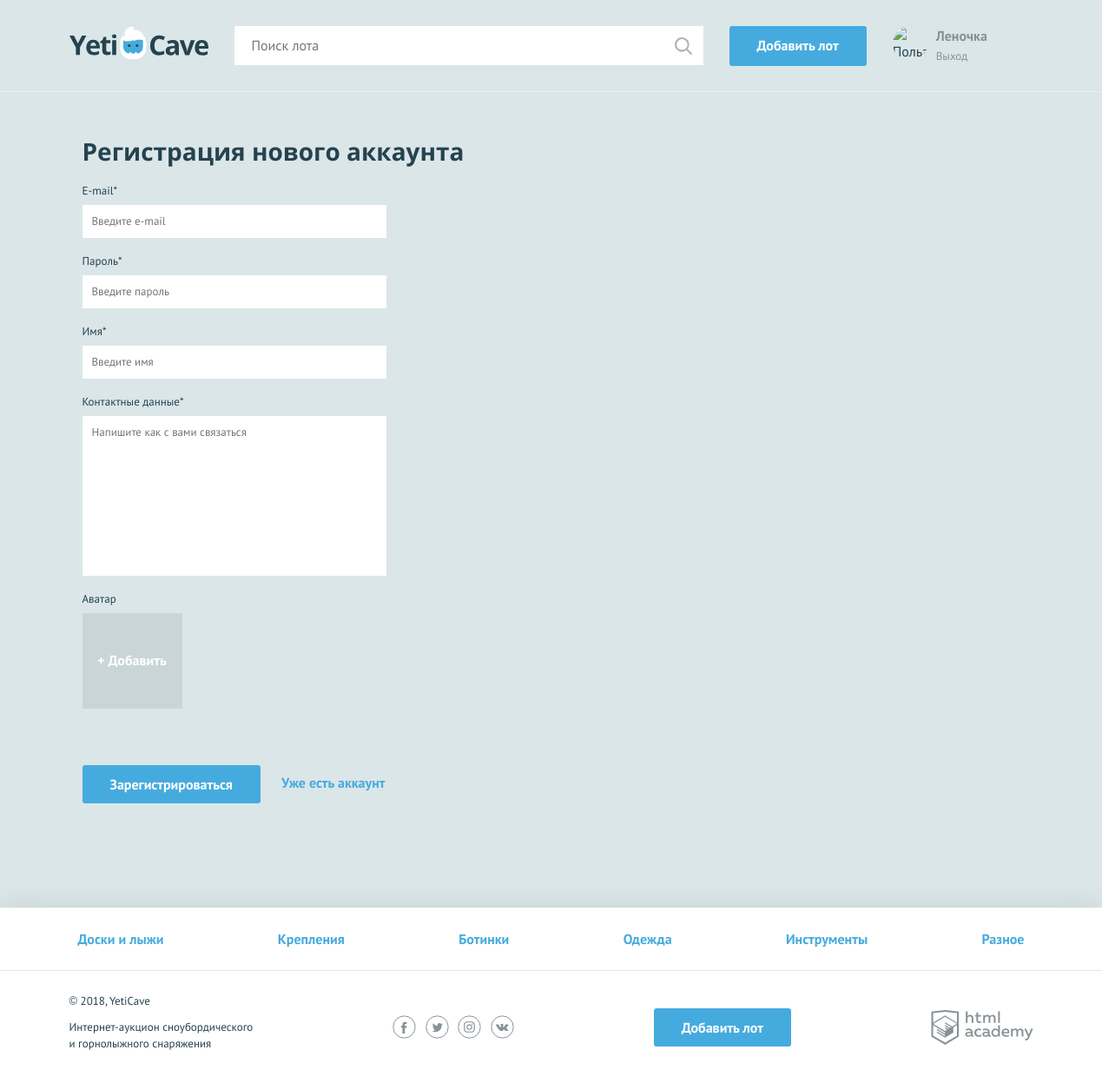
Page /sign-up.php (signed in) on the committed database.
### tables this page shows
CREATE TABLE categories (
  id    INT AUTO_INCREMENT,
  name  CHAR(66),
  alias CHAR(66),
  PRIMARY KEY (id)
);

### functions.php (called while the page is built, shortened)
<?php
function include_template($template, $vars)
{
  require $template;
  return ob_get_clean();
}

### init.php (called while the page is built, shortened)
<?php
require_once "functions.php";
$is_auth = isset($_SESSION["user"]);
$user_name = null;
$user_avatar = null;
if ($is_auth) {
  $user_name = $_SESSION["user"]["name"];
  $user_avatar = $_SESSION["user"]["avatar"];
}
$db = require_once "config/db.php";
$link = mysqli_connect($db["host"], $db["user"], $db["password"], $db["database"]);
mysqli_set_charset($link, "utf8");
$categories = [];
if (!$link) {
  $error = mysqli_connect_error();
  show_error($error, [
    "categories" => $categories,
    "is_auth" => $is_auth,
    "user_name" => $user_name,
    "user_avatar" => $user_avatar
  ]);
} else {
  $sql = "SELECT id, name, alias FROM categories";
  $result = mysqli_query($link, $sql);
  if ($result) {
    $categories = mysqli_fetch_all($result, MYSQLI_ASSOC);
  }
}

### templates/layout.php (the view, shortened to what this page needs)
<!DOCTYPE html>
<html lang="ru">
<head>
  <link href="css/normalize.min.css" rel="stylesheet">
  <link href="css/style.css" rel="stylesheet">
</head>
<body>
<header class="main-header">
  <div class="main-header__container container">
    <a href="index.php" class="main-header__logo">
      <img src="img/logo.svg" width="160" height="39" alt="Логотип компании YetiCave">
    </a>
    <form class="main-header__search" method="get" action="https://echo.htmlacademy.ru">
      <input type="search" name="search" placeholder="Поиск лота">
      <input class="main-header__search-btn" type="submit" name="find" value="Найти">
    </form>
    <a class="main-header__add-lot button" href="add.php">Добавить лот</a>
    <nav class="user-menu">
      <?php if ($is_auth): ?>
        <?php if (isset($user_avatar)): ?>
          <div class="user-menu__image">
            <img src="<?= $user_avatar; ?>" width="40" height="40" alt="Пользователь">
          </div>
        <?php endif; ?>
        <div class="user-menu__logged">
          <p><?= $user_name; ?></p>
          <a href="logout.php">Выход</a>
        </div>
      <?php endif; ?>
    </nav>
  </div>
</header>
<main class="container">
  <?= $page_content; ?>
</main>
<footer class="main-footer">
  <nav class="nav">
    <ul class="nav__list container">
      <?php foreach ($categories as $category) : ?>
        <li class="nav__item">
          <a href="all-lots.html"><?= $category["name"] ?></a>
        </li>
      <?php endforeach; ?>
    </ul>
  </nav>
  <div class="main-footer__bottom container">
    <div class="main-footer__copyright">
      <p>© 2018, YetiCave</p>
      <p>Интернет-аукцион сноубордического и горнолыжного снаряжения</p>
    </div>
    <div class="main-footer__social social">
      <a class="social__link social__link--facebook" href="#">Facebook
      </a>
      <a class="social__link social__link--twitter" href="#">Twitter
      </a>
      <a class="social__link social__link--instagram" href="#">Instagram
      </a>
      <a class="social__link social__link--vkontakte" href="#">Вконтакте
      </a>
    </div>
    <a class="main-footer__add-lot button" href="add-lot.html">Добавить лот</a>
    <div class="main-footer__developed-by">
      <a class="logo-academy" href="https://htmlacademy.ru/intensive/php">HTML Academy
      </a>
    </div>
  </div>
</footer>
</body>
</html>

### css/style.css (style rules this page uses)
body { min-width: 1140px; background-color: #dbe6e9; font-family: "PT Sans", sans-serif; font-weight: 400; font-size: 16px; line-height: 26px; color: #25434e; }
a { text-decoration: none; }
.container { width: 1110px; margin: 0 auto; padding: 0 15px; }
.button { display: block; padding: 9px 32px; background-color: #45abde; color: #ffffff; text-align: center; font-weight: 700; border: none; border-radius: 3px; }
.main-header { padding: 30px 0 29px; border-bottom: 1px solid rgba(255, 255, 255, 0.5); }
.main-header__container { display: -webkit-flex; display: -ms-flexbox; display: flex; -webkit-justify-content: flex-start; -ms-flex-pack: start; justify-content: flex-start; }
.main-header__logo { display: block; margin-right: 30px; }
.main-header__search { position: relative; width: 540px; margin-right: 30px; }
.main-header__search input[type="search"] { width: 100%; padding: 8px 19px 9px 19px; border: 1px solid #ffffff; }
.main-header__search-btn { content: ""; position: absolute; top: 3px; right: 3px; width: 20px; height: 20px; padding: 20px; background: url("../img/search.svg") center no-repeat; opacity: 0.3; border: 0; font-size: 0; }
.main-header__add-lot { max-width: 160px; margin-right: 30px; }
.user-menu { display: -webkit-flex; display: -ms-flexbox; display: flex; }
.user-menu__image { width: 40px; height: 40px; margin-right: 10px; border-radius: 50%; overflow: hidden; }
.user-menu__image img { width: 100%; height: 100%; }
.user-menu__logged { color: #879296; line-height: 22px; }
.user-menu__logged p { font-weight: 700; margin: 0; }
.user-menu__logged a { color: #879296; font-size: 13px; font-weight: 400; }
.main-footer { margin-top: 120px; background-color: #ffffff; box-shadow: 0 0 30px 0 rgba(0, 0, 0, 0.1); }
.main-footer__bottom { display: -webkit-flex; display: -ms-flexbox; display: flex; -webkit-justify-content: space-between; -ms-flex-pack: justify; justify-content: space-between; -webkit-align-items: center; -ms-flex-align: center; align-items: center; padding: 25px 0; }
.main-footer__copyright { max-width: 212px; }
.main-footer__copyright p { margin: 0; margin-bottom: 11px; font-size: 13px; line-height: 19px; }
.main-footer__social { width: 140px; }
.social { display: -webkit-flex; display: -ms-flexbox; display: flex; -webkit-justify-content: space-between; -ms-flex-pack: justify; justify-content: space-between; -webkit-flex-wrap: wrap; -ms-flex-wrap: wrap; flex-wrap: wrap; }
.social__link { width: 27px; height: 27px; font-size: 0; }
.logo-academy { display: block; width: 118px; height: 40px; font-size: 0; }
.nav { background-color: #ffffff; border-bottom: 1px solid #e1e6e7; }
.nav__list { display: -webkit-flex; display: -ms-flexbox; display: flex; -webkit-justify-content: space-between; -ms-flex-pack: justify; justify-content: space-between; -webkit-flex-wrap: wrap; -ms-flex-wrap: wrap; flex-wrap: wrap; list-style: none; }
.nav__item a { position: relative; display: block; padding: 12px 10px; font-weight: 700; color: #45abde; }
.nav__item a::before { content: ""; display: none; position: absolute; bottom: 0; width: calc(100% - 20px); height: 3px; background-color: #e2e5e6; }
.main-footer .nav__item a { padding: 23px 10px; }

### rows in the picture
categories: name "Доски и лыжи"
categories: name "Крепления"
categories: name "Ботинки"
categories: name "Одежда"
categories: name "Инструменты"
categories: name "Разное"

### other values in the picture
$user_name "Леночка"
